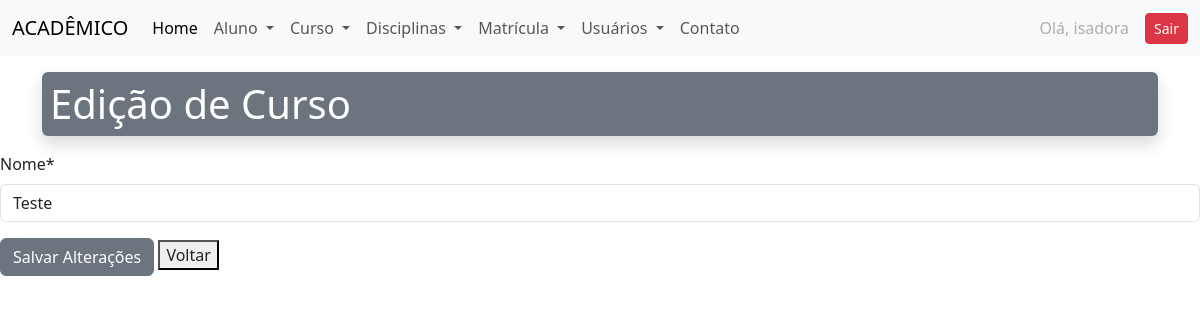
Before: /editar_curso/9/ (signed in) with the older database file.
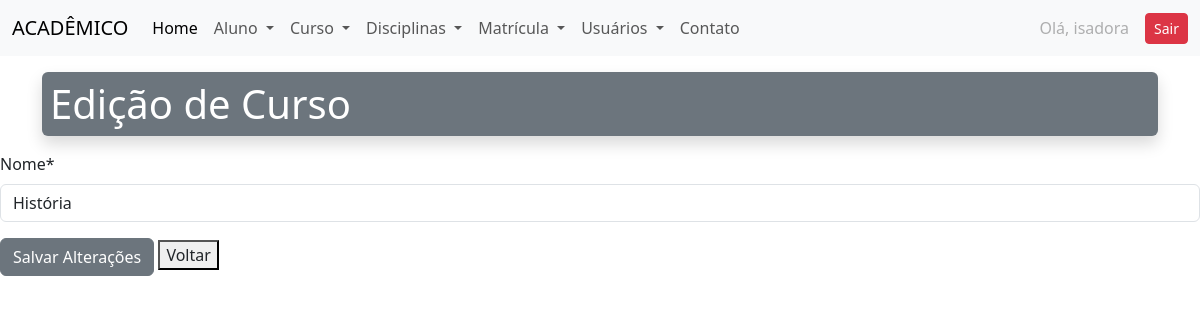
After: the same page with the newer database file.
### academico/models.py (models this page shows, shortened)
class Curso(models.Model):
    nome = models.CharField(max_length=100)

### academico/views.py (the view)
# urls.py: path('editar_curso/<int:id>/', views.editar_curso, name='editar_curso'),
@login_required
def editar_curso(request, id):
    try:
        curso = Curso.objects.get(id=id)
    except:
        return redirect('cursos')
    if request.method == 'POST':
        form = CursoForm(request.POST, instance=curso)
        if form.is_valid():
            form.save()
            return redirect('cursos')
    form = CursoForm(instance=curso)
    dados = {
        'form': form,
        'curso': curso,
    }
    return render(request, 'academico/editar_curso.html', dados)

### academico/forms.py
class CursoForm(forms.ModelForm):
    class Meta:
        model = Curso
        fields = ['nome']

### academico/templates/academico/editar_curso.html (shortened to what this page needs)
{% extends 'academico/base.html' %}
{% load crispy_forms_tags %}
{% block content %}
<div class="container my-3">
    <h1 class="bg-secondary text-white shadow rounded py-2 px-2">Edição de Curso</h1>
</div>
    <form method="post">
        {{ form|crispy }}
        <button class="btn btn-secondary text-white" type="submit">Salvar Alterações</button>
        <button><a class="link-dark link-underline-opacity-0" href="{% url 'cursos' %}"> Voltar</a></button>
    </form>
    {% endblock %}

Changed rows visible on the page:
changed Curso: nome "Teste" → "História"
